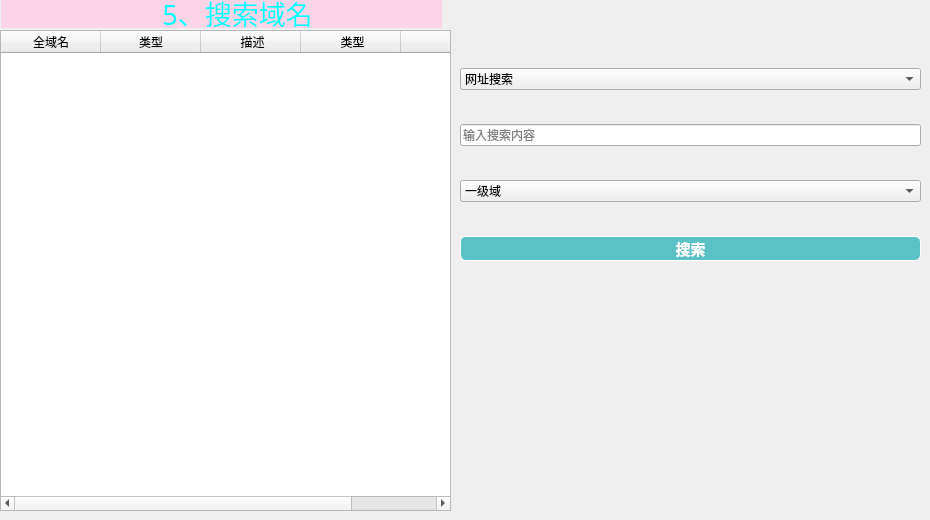
    <widget class="QWidget" name="page_5">
     <property name="styleSheet">
      <string notr="true"/>
     </property>
     <widget class="QLabel" name="label_6">
      <property name="geometry">
       <rect>
        <x>1</x>
        <y>-3</y>
        <width>441</width>
        <height>31</height>
       </rect>
      </property>
      <property name="font">
       <font>
        <family>Microsoft New Tai Lue</family>
        <pointsize>20</pointsize>
        <italic>false</italic>
        <bold>false</bold>
       </font>
      </property>
      <property name="styleSheet">
       <string notr="true">color: qlineargradient(spread:pad, x1:0, y1:0, x2:1, y2:0, stop:0 rgba(0, 0, 0, 255), stop:1 rgba(255, 255, 255, 255));
color: rgba(0, 255, 255, 250);
background-color: rgb(251, 212, 231);
font: 20pt &quot;Microsoft New Tai Lue&quot;;</string>
      </property>
      <property name="text">
       <string>                       5、搜索域名</string>
      </property>
     </widget>
     <widget class="QTableWidget" name="tableWidget">
      <property name="geometry">
       <rect>
        <x>0</x>
        <y>30</y>
        <width>451</width>
        <height>481</height>
       </rect>
      </property>
      <property name="lineWidth">
       <number>0</number>
      </property>
      <column>
       <property name="text">
        <string>全域名</string>
       </property>
      </column>
      <column>
       <property name="text">
        <string>类型</string>
       </property>
      </column>
      <column>
       <property name="text">
        <string> 描述</string>
       </property>
      </column>
      <column>
       <property name="text">
        <string> 类型</string>
       </property>
      </column>
      <column>
       <property name="text">
        <string/>
       </property>
      </column>
     </widget>
     <widget class="QWidget" name="layoutWidget">
      <property name="geometry">
       <rect>
        <x>460</x>
        <y>40</y>
        <width>461</width>
        <height>251</height>
       </rect>
      </property>
      <layout class="QVBoxLayout" name="verticalLayout_3">
       <item>
        <widget class="QComboBox" name="searchBox">
         <item>
          <property name="text">
           <string>网址搜索</string>
          </property>
         </item>
         <item>
          <property name="text">
           <string>等级搜索</string>
          </property>
         </item>
         <item>
          <property name="text">
           <string>描述搜索</string>
          </property>
         </item>
         <item>
          <property name="text">
           <string>关键字搜索</string>
          </property>
         </item>
        </widget>
       </item>
       <item>
        <widget class="QLineEdit" name="lineEdit_3">
         <property name="placeholderText">
          <string>输入搜索内容</string>
         </property>
        </widget>
       </item>
       <item>
        <widget class="QComboBox" name="searchcomboBox_2">
         <property name="toolTip">
          <string>该模式下选择域名等级查找</string>
         </property>
         <item>
          <property name="text">
           <string>一级域</string>
          </property>
         </item>
         <item>
          <property name="text">
           <string>二级域</string>
          </property>
         </item>
         <item>
          <property name="text">
           <string>三级域</string>
          </property>
         </item>
         <item>
          <property name="text">
           <string>四级域</string>
          </property>
         </item>
         <item>
          <property name="text">
           <string>五级域</string>
          </property>
         </item>
        </widget>
       </item>
       <item>
        <widget class="QPushButton" name="PB_search">
         <property name="styleSheet">
          <string notr="true">QPushButton {
	border: 0.5px solid white;
	border-radius: 6px;
	background-color: rgb(90, 194, 198);
	min-width: 80px;
	font-family: &quot;Times New Roman&quot;;
	font-size: 11pt;
	font-weight: bold;
	color: white;
}

QPushButton:hover {
	border: 0.5px solid white;
	border-radius: 6px;
	background-color: #1fab89;
	min-width: 80px;
	font-family: &quot;Times New Roman&quot;;
	font-size: 10pt;
	font-weight: bold;
	color: white;
}</string>
         </property>
         <property name="text">
          <string>搜索</string>
         </property>
        </widget>
       </item>
      </layout>
     </widget>
    </widget>
